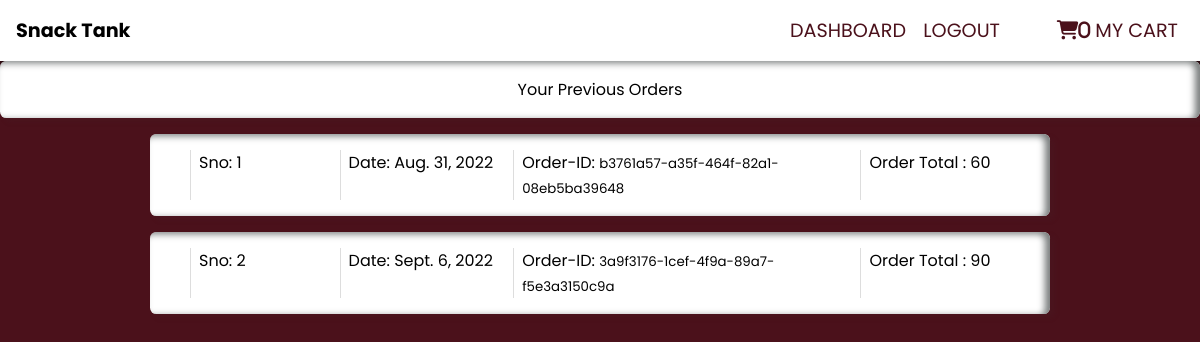
Before: /dashboard/ (signed in) with the older database file.
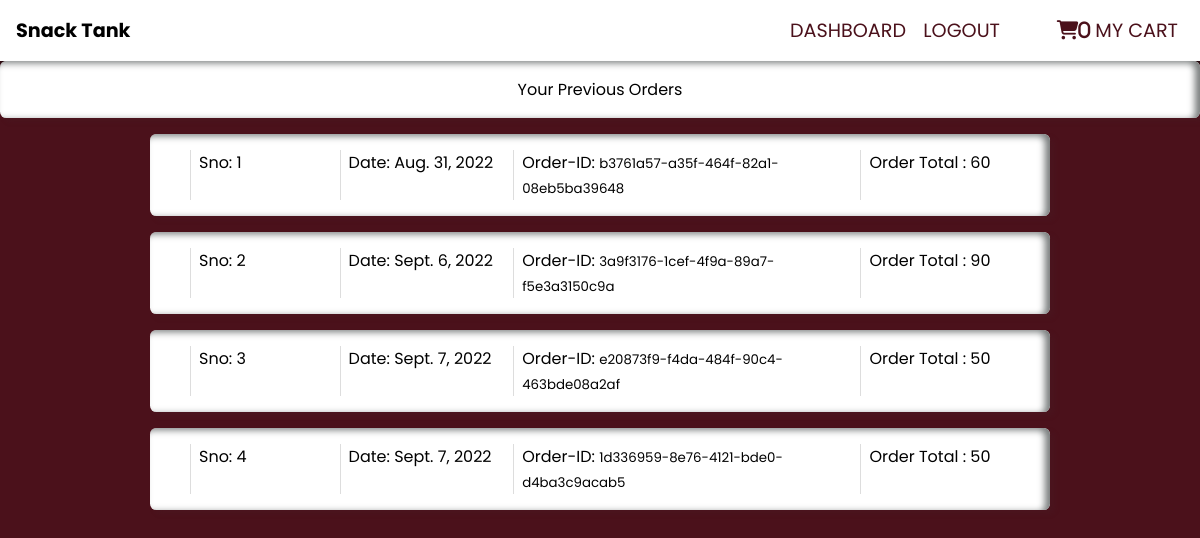
After: the same page with the newer database file.
### homepage/models.py (models this page shows, shortened)
class User(AbstractUser):
    pass

class BaseModel(models.Model):
    uid = models.UUIDField(default=uuid.uuid4,editable=False,primary_key=True)
    created_at = models.DateField(auto_now_add=True)
    updated_at = models.DateField(auto_now=True)
    class Meta:
        abstract = True

class Cart(BaseModel):
    user = models.ForeignKey(User,null=True,blank=True,on_delete=models.SET_NULL,related_name='carts')
    is_paid = models.BooleanField(default=False)
    def get_cart_total(self):
        return CartItems.objects.filter(cart=self).aggregate(Sum('food_item__price'))['food_item__price__sum']

### homepage/views.py (the view)
# urls.py: path('dashboard/',views.get_orders,name='dashboard'),
@login_required(login_url='/login/')
def get_orders(request):
    cart = Cart.objects.filter(is_paid=True,user=request.user)
    context = {
        'carts': cart
    }
    return render(request,'dashboard.html',context)

### homepage/templates/dashboard.html
{% extends "base.html" %}
{% load static%}
{%block extra_head %}
<link rel="stylesheet" href="{% static 'mycart.css' %}">
<link rel="stylesheet" href="{% static 'dashboard.css' %}">
{% endblock %}
{%block start %}
<div class="card myorderpage-title">
        Your Previous Orders
</div>
{% for cart in carts %}
<div class="info-container myorder">
    <div class="card card-4-col">
        <div class="item-serialno">
            Sno: {{forloop.counter}}
        </div>
        <div class="order-date">
            Date: {{cart.updated_at}}
        </div>
        <div class="order-details">
            <div class="order-id">
                Order-ID:  <span>{{cart.uid}}</span></div>
        </div>
        <div class="order-total">
           Order Total : {{cart.get_cart_total}}
            </div>
        </div>
    </div>
    {% endfor %}
{% endblock %}

### homepage/templates/base.html (shortened to what this page needs)
{% load static %}
<!DOCTYPE html>
<html lang="en">
  <head>
    <link rel="stylesheet" href="{% static  'base-home.css' %} " />
    <link
      rel="stylesheet"
      href="https://cdnjs.cloudflare.com/ajax/libs/font-awesome/6.2.0/css/all.min.css"
    />
   {% block extra_head %} {% endblock %}
  </head>
  <body>
    <div class="navbar">
      <div class="nav-container">
        <div class="nav-title">
          <a href="{% url 'homepage' %}"> Snack Tank</a>
        </div>
        <ul class="nav-link">
            {% if request.user.is_authenticated %}
            <li>
                <a href="{% url 'dashboard' %}">Dashboard</a>
            </li>
            <li>
                <a href="{% url 'logout' %}">Logout</a>
              </li>
          {% endif %}
          <li>
            <a href="{% url 'cart' %}">
              <i class="fa-solid fa-cart-shopping">{{request.user.get_cartitems_count}}</i>
              my cart
            </a>
          </li>
        </ul>
      </div>
    </div>
    {% block start %} {% endblock %}
  </body>
</html>

### static/base-home.css (style rules this page uses)
* { margin: 0; padding: 0; box-sizing: border-box; font-family: "Poppins", sans-serif; }
body { background-color: #4b111b; }
.navbar { background: white; box-sizing: border-box; padding: 1rem; box-shadow: 1px 1px 10px 2px black; }
.nav-container { display: flex; align-items: center; justify-content: space-between; }
.nav-link { list-style-type: none; display: grid; justify-items: start; grid-template-columns:repeat(3,1fr); }
.nav-title a { font-size: 1.2rem; font-weight: bolder; text-decoration: none; color: black; }
.nav-link a { text-transform: uppercase; text-decoration: none; font-size: 1.2rem; color:#4b111b; }
.nav-link li { padding: 0px 6px; text-align: center; position: relative; }
.nav-link li:before { content: ""; display: inline-block; position: absolute; width: 0px; height: 2px; background: #a4243b; bottom: 0; left: 50%; transition: width 0.5s ease-in-out; transform: translateX(-50%); }

### static/mycart.css (style rules this page uses)
.info-container { display: flex; width: 75%; flex-direction: column; margin: 1rem auto; gap: 1.5rem; }
.card { background: white; padding: 1rem; color: black; border-radius: .4rem; box-shadow: inset -5px 2px 7px 0px #787c7c, 5px 4px 5px 0px #481c2454; }
.card-4-col { display: grid; grid-template-columns: repeat(4,1fr); justify-items: center; }
div.card > div { width: fit-content; padding: 0 .5rem; border-left: 1px solid #80808045; }

### static/dashboard.css (style rules this page uses)
.myorder .card { grid-template-columns: 1fr 1fr 2fr 1fr; justify-items: initial; }
.order-details span { font-size: smaller; }
.item-serialno { margin-left: 1.5rem; }
.myorderpage-title { width: 100%; text-align: center; }

Changed rows visible on the page:
added Cart: updated_at "Sept. 7, 2022", uid "e20873f9-f4da-484f-90c4-463bde08a2af", get_cart_total "50"
added Cart: updated_at "Sept. 7, 2022", uid "1d336959-8e76-4121-bde0-d4ba3c9acab5", get_cart_total "50"
